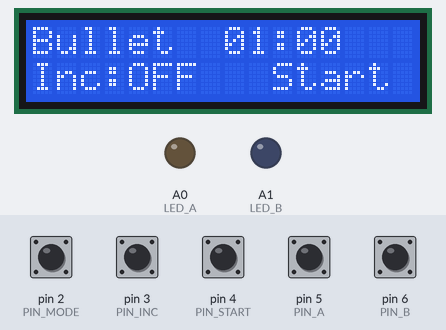
Bench run of a sketch on a simulated Arduino Uno, built with avr-gcc and run on an emulated ATmega328P. On the bench: 16×2 character LCD, output pins drawn as LEDs (lit = HIGH). The test bench sets the inputs (shaded band); at power-on: pin 2 (PIN_MODE), pin 3 (PIN_INC), pin 4 (PIN_START), pin 5 (PIN_A), pin 6 (PIN_B) HIGH.

Above: at 1.2 s.
1.3 s: pin 4 (PIN_START) pulled LOW for 0.15 s
At 2.2 s:
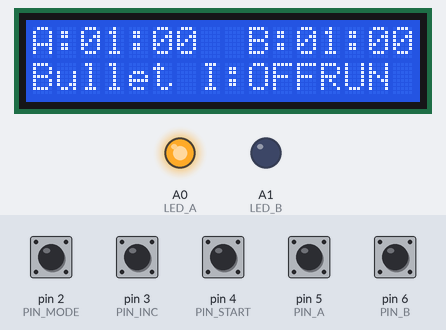
4.4 s: pin 4 (PIN_START) pulled LOW for 1 s
At 6.2 s:
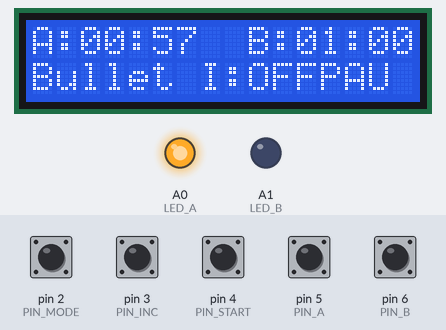
6.9 s: pin 2 (PIN_MODE) pulled LOW for 3.2 s
At 10.3 s:
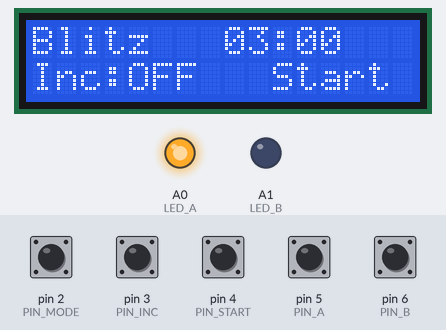
11.6 s: pin 3 (PIN_INC) pulled LOW for 0.15 s
At 12.8 s:
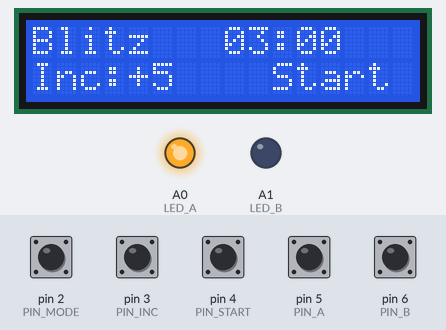
13.2 s: pin 2 (PIN_MODE) pulled LOW for 0.15 s
At 14.4 s:
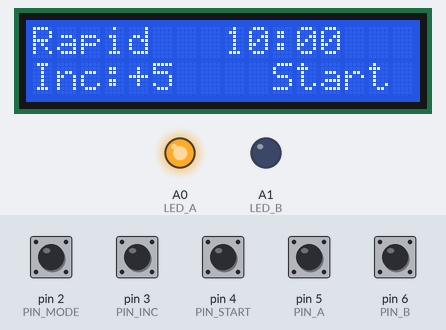
14.8 s: pin 2 (PIN_MODE) pulled LOW for 1 s
At 16.4 s:
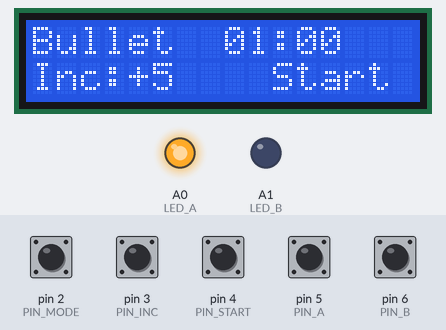
Timing chart, 0 to 17.9 s (numbered marks = the images above; inputs shaded):
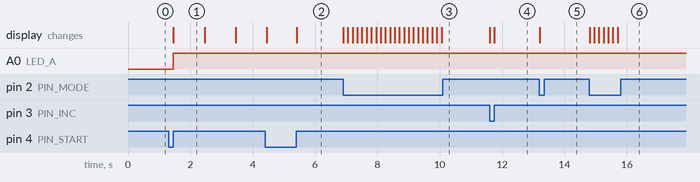

Measured:
- after the input at 1.3 s, A0 (LED_A): LOW → HIGH after 0.16 s; the display: changes after 0.16 s (image 1)
- after the input at 4.4 s, the display: first differs from a run without the input after 1.0 s (image 2)
- after the input at 6.9 s, the display: changes at once (image 3)
- after the input at 11.6 s, the display: first changes at once (image 4 shows a later state)
- after the input at 13.2 s, the display: changes at once (image 5)
- after the input at 14.8 s, the display: changes at once (image 6)
- what the display in image 1 shows lasts 1.0 s, from 1.5 s to 2.5 s

The sketch:

Chess-Clock.ino
```cpp
// Modes: Bullet 1:00, Blitz 3:00, Rapid 10:00
// Increments: OFF, +2, +5, +10
//
// BUTTONS (INPUT_PULLUP → pressed = LOW):
// Mode:     pin 2
// Inc:      pin 3
// Start:    pin 4
// Player A: pin 5
// Player B: pin 6
//
// LCD pins: 7,8,9,10,11,12
// -----------------------------------------------------------------------------

#include <LiquidCrystal.h>

const int PIN_MODE  = 2;
const int PIN_INC   = 3;
const int PIN_START = 4;
const int PIN_A     = 5;
const int PIN_B     = 6;

LiquidCrystal lcd(7, 8, 9, 10, 11, 12);

const int LED_A = A0;
const int LED_B = A1;

// MODE SETTINGS
struct Mode {
  const char* name;
  unsigned long seconds;
};

Mode modes[] = {
  {"Bullet",  60},
  {"Blitz",   180},
  {"Rapid",   600}
};
const int numModes = 3;

const unsigned int increments[] = {0, 2, 5, 10};
const int numIncs = 4;

//CLOCK STATE
unsigned long timeLeft[2];  // A=0, B=1
int modeIndex = 0;
int incIndex = 0;
int activePlayer = 0;
bool running = false;
unsigned long lastTick = 0;

//DEBOUNCE
unsigned long lastPressTime[10] = {0};
const unsigned long debounceDelay = 150;

// LONG PRESS (RESET)
unsigned long startPressBegin = 0;
const unsigned long LONG_PRESS = 1700;

// UTIL: print time mm:ss to LCD
void printTime(unsigned long s, int col, int row) {
  lcd.setCursor(col, row);

  char buf[10];
  // Ensures two-digit minutes always
  snprintf(buf, sizeof(buf), "%02lu:%02lu ", s/60, s%60);

  lcd.print(buf);
}

// DISPLAY SETUP SCREEN

void showSetup() {
  lcd.clear();
  lcd.setCursor(0, 0);

  lcd.print(modes[modeIndex].name);
  lcd.print(" ");
  printTime(modes[modeIndex].seconds, 8, 0);

  lcd.setCursor(0, 1);
  lcd.print("Inc:");
  if (increments[incIndex] == 0) lcd.print("OFF");
  else {
    lcd.print("+");
    lcd.print(increments[incIndex]);
  }

  lcd.setCursor(10, 1);
  lcd.print("Start");
}


// START MATCH
void startMatch() {
  timeLeft[0] = modes[modeIndex].seconds;
  timeLeft[1] = modes[modeIndex].seconds;

  activePlayer = 0;
  running = true;

  lastTick = millis();
  updateDisplay();
}


// UPDATE DISPLAY WHILE RUNNING
void updateDisplay() {
  lcd.clear();

  // Player A
lcd.setCursor(0,0);
lcd.print("A:");
printTime(timeLeft[0], 2, 0);

// Player B
lcd.setCursor(9,0);
lcd.print("B:");
printTime(timeLeft[1], 11, 0);


  lcd.setCursor(0, 1);
  lcd.print(modes[modeIndex].name);
  lcd.print(" ");

  if (increments[incIndex] == 0) lcd.print("I:OFF");
  else {
    lcd.print("I:+");
    lcd.print(increments[incIndex]);
  }

  lcd.setCursor(12, 1);
  lcd.print(running ? "RUN" : "PAU");

  digitalWrite(LED_A, activePlayer == 0);
  digitalWrite(LED_B, activePlayer == 1);
}


// FULL RESET
void fullReset() {
  running = false;
  modeIndex = 0;
  incIndex = 0;

  lcd.clear();
  showSetup();
}

// SAFELY READ BUTTON WITH DEBOUNCE
bool pressed(int pin) {
  return digitalRead(pin) == LOW;
}

bool debounce(int pin) {
  unsigned long t = millis();
  if (t - lastPressTime[pin] >= debounceDelay) {
    lastPressTime[pin] = t;
    return true;
  }
  return false;
}


// FLAG – Times up
void flag(int p) {
  running = false;

  lcd.clear();
  lcd.setCursor(0, 0);
  if (p == 0) lcd.print("Player A Flag!");
  else        lcd.print("Player B Flag!");

  lcd.setCursor(0, 1);
  lcd.print("Match Over");

  digitalWrite(LED_A, LOW);
  digitalWrite(LED_B, LOW);
}

// SETUP
void setup() {
  pinMode(PIN_MODE,  INPUT_PULLUP);
  pinMode(PIN_INC,   INPUT_PULLUP);
  pinMode(PIN_START, INPUT_PULLUP);
  pinMode(PIN_A,     INPUT_PULLUP);
  pinMode(PIN_B,     INPUT_PULLUP);

  pinMode(LED_A, OUTPUT);
  pinMode(LED_B, OUTPUT);

  lcd.begin(16, 2);
  showSetup();
}

// MAIN LOOP

void loop() {
  unsigned long now = millis();

  // MODE (setup only)
  if (!running && pressed(PIN_MODE) && debounce(PIN_MODE)) {
    modeIndex = (modeIndex + 1) % numModes;
    showSetup();
  }

  // INCREMENT (setup only)
  if (!running && pressed(PIN_INC) && debounce(PIN_INC)) {
    incIndex = (incIndex + 1) % numIncs;
    showSetup();
  }

  // START (short/long press)
  if (pressed(PIN_START)) {
    if (startPressBegin == 0) startPressBegin = now;

    if (now - startPressBegin >= LONG_PRESS) {
      fullReset();
      startPressBegin = 0;
      return;
    }
  }
  else {
    if (startPressBegin != 0 && (now - startPressBegin < LONG_PRESS)) {
      if (!running) startMatch();
      else {
        running = !running;
        updateDisplay();
      }
    }
    startPressBegin = 0;
  }

  // PLAYER SWITCHING
  if (running) {

    // Player A ends turn → press A → switch to B
    if (pressed(PIN_A) && debounce(PIN_A) && activePlayer == 0) {
      timeLeft[0] += increments[incIndex];
      activePlayer = 1;
      updateDisplay();
    }

    // Player B ends turn → press B → switch to A
    if (pressed(PIN_B) && debounce(PIN_B) && activePlayer == 1) {
      timeLeft[1] += increments[incIndex];
      activePlayer = 0;
      updateDisplay();
    }

    // TIMER DECREMENT
    if (now - lastTick >= 1000) {
      lastTick = now;

      if (timeLeft[activePlayer] > 0)
        timeLeft[activePlayer]--;

      updateDisplay();

      if (timeLeft[activePlayer] == 0) {
        flag(activePlayer);
      }
    }
  }
}
```
